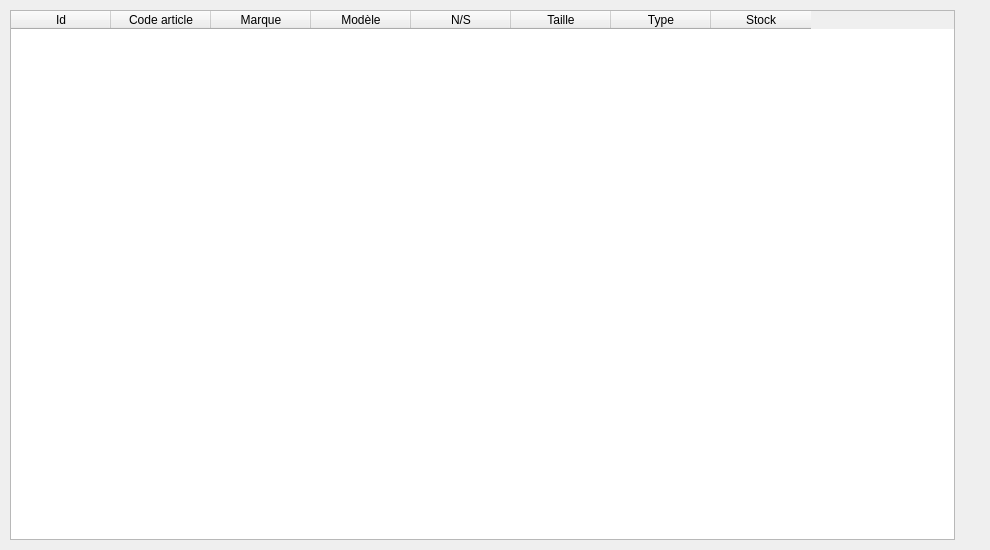
<?xml version="1.0" encoding="UTF-8"?>
<ui version="4.0">
 <class>Inventaire</class>
 <widget class="QMainWindow" name="Inventaire">
  <property name="geometry">
   <rect>
    <x>0</x>
    <y>0</y>
    <width>990</width>
    <height>550</height>
   </rect>
  </property>
  <property name="windowTitle">
   <string>Inventaire</string>
  </property>
  <widget class="QWidget" name="centralwidget">
   <widget class="QTableWidget" name="tableStock">
    <property name="geometry">
     <rect>
      <x>10</x>
      <y>10</y>
      <width>945</width>
      <height>530</height>
     </rect>
    </property>
    <property name="locale">
     <locale language="French" country="Switzerland"/>
    </property>
    <column>
     <property name="text">
      <string>Id</string>
     </property>
    </column>
    <column>
     <property name="text">
      <string>Code article</string>
     </property>
    </column>
    <column>
     <property name="text">
      <string>Marque</string>
     </property>
    </column>
    <column>
     <property name="text">
      <string>Modèle</string>
     </property>
    </column>
    <column>
     <property name="text">
      <string>N/S</string>
     </property>
    </column>
    <column>
     <property name="text">
      <string>Taille</string>
     </property>
    </column>
    <column>
     <property name="text">
      <string>Type</string>
     </property>
    </column>
    <column>
     <property name="text">
      <string>Stock</string>
     </property>
    </column>
   </widget>
  </widget>
 </widget>
 <resources/>
 <connections/>
</ui>
